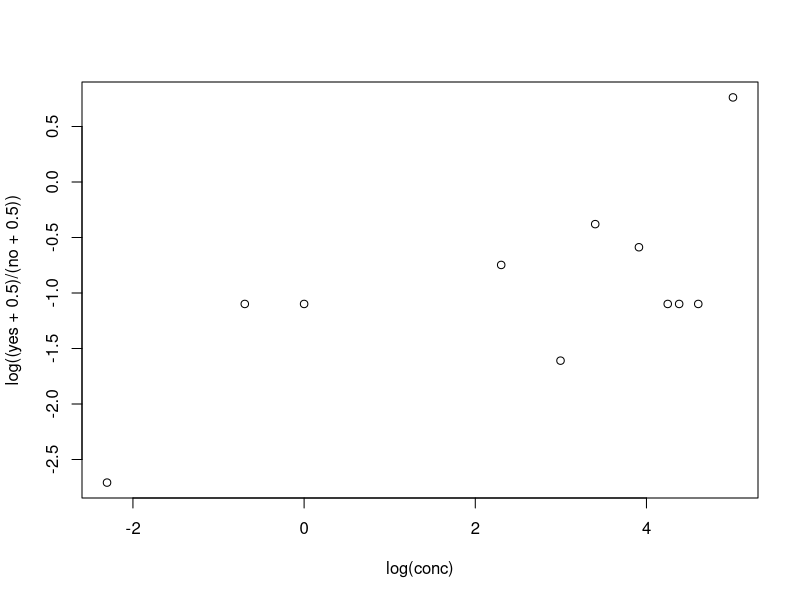

Write R code to recreate this figure.
## ---- chunk 1
knitr::opts_chunk$set(fig.align = 'center', warning=FALSE, message=FALSE, fig.asp=0.625, dev='png', global.par = TRUE, dev.args=list(pointsize=10), fig.path = 'figs/')
library(MASS)
## ---- chunk 2
library(knitr)
local({
  hook_plot = knit_hooks$get('plot')
  knit_hooks$set(plot = function(x, options) {
    paste0('\n\n----\n\n', hook_plot(x, options))
  })
})
## ---- chunk 3

## ---- chunk 4
conc <- c(.1, .5, 1, 10, 20, 30, 50, 70, 80, 100, 150)
## ---- chunk 5
no <- c(7, 1, 10, 9, 2, 9, 13, 1, 1, 4, 3)
yes <- c(0, 0, 3, 4, 0, 6, 7, 0, 0, 1 ,7)
## ---- chunk 6
n <- no + yes
## ---- chunk 7
plot(log(conc), log((yes+0.5)/(no+0.5)))
